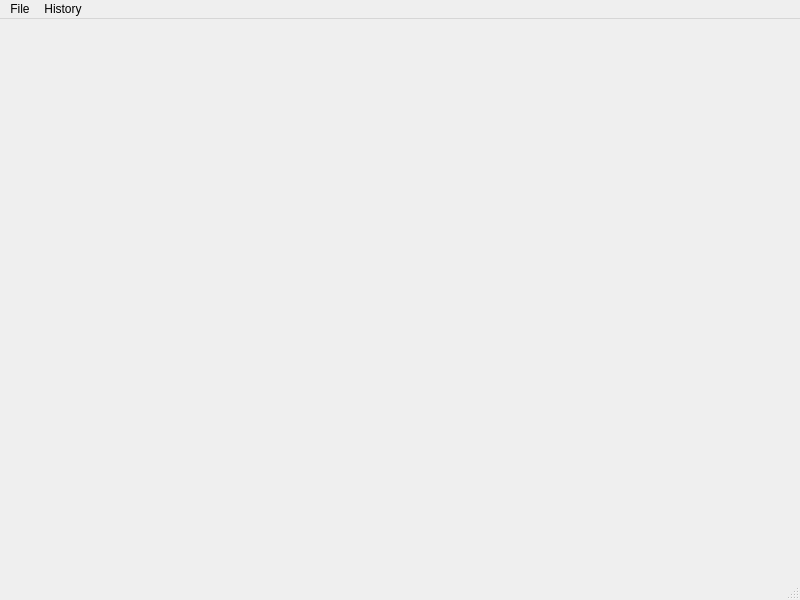
<?xml version="1.0" encoding="UTF-8"?>
<ui version="4.0">
 <class>MainWindow</class>
 <widget class="QMainWindow" name="MainWindow">
  <property name="geometry">
   <rect>
    <x>0</x>
    <y>0</y>
    <width>800</width>
    <height>600</height>
   </rect>
  </property>
  <property name="windowTitle">
   <string>MainWindow</string>
  </property>
  <widget class="QWidget" name="centralwidget"/>
  <widget class="QMenuBar" name="menubar">
   <property name="geometry">
    <rect>
     <x>0</x>
     <y>0</y>
     <width>800</width>
     <height>31</height>
    </rect>
   </property>
   <widget class="QMenu" name="menuMenu">
    <property name="title">
     <string>File</string>
    </property>
    <addaction name="actionUplaod_file"/>
   </widget>
   <widget class="QMenu" name="menuHistory">
    <property name="title">
     <string>History</string>
    </property>
    <addaction name="actionUplaod_file_2"/>
   </widget>
   <addaction name="menuMenu"/>
   <addaction name="menuHistory"/>
  </widget>
  <widget class="QStatusBar" name="statusbar"/>
  <action name="actionUplaod_file">
   <property name="text">
    <string>Open file</string>
   </property>
  </action>
  <action name="actionUplaod_file_2">
   <property name="text">
    <string>Open history file</string>
   </property>
  </action>
 </widget>
 <resources/>
 <connections/>
</ui>
